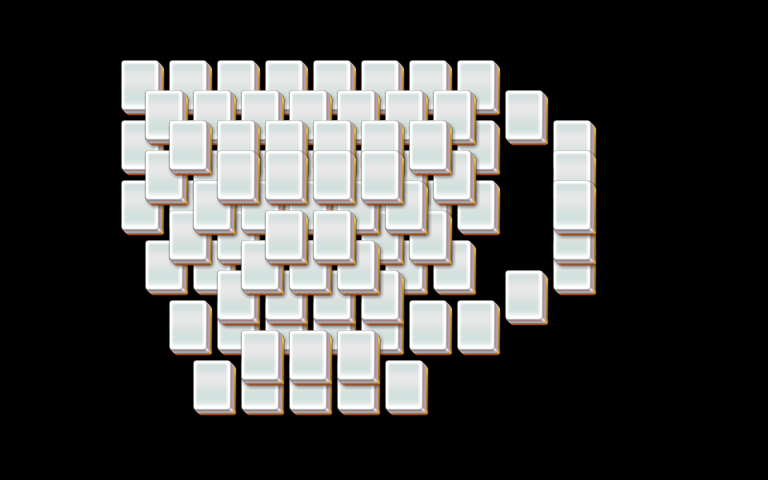

Rendered tile map (Tiled .tmx) drawn with the repository's tilesets; below, a short description and the map source with its tile grids summarised:
An orthogonal 32x16 tile map with 24x30 px tiles, 4 tile layers (layer1, layer2, layer3, layer4).

<map version="1.0" orientation="orthogonal" width="32" height="16" tilewidth="24" tileheight="30">
 <properties>
  <property name="species" value="10" />
 </properties>
 <tileset firstgid="1" name="mahjong" tilewidth="48" tileheight="60">
  <image source="mahjong.png" />
 </tileset>
 <layer name="layer1" width="32" height="16">
  <data>[512 cells, 48 non-empty, 1 distinct tile ids]</data>
 </layer>
 <layer name="layer2" width="32" height="16">
  <data>[512 cells, 29 non-empty, 1 distinct tile ids]</data>
 </layer>
 <layer name="layer3" width="32" height="16">
  <data>[512 cells, 15 non-empty, 1 distinct tile ids]</data>
 </layer>
 <layer name="layer4" width="32" height="16">
  <data>[512 cells, 6 non-empty, 1 distinct tile ids]</data>
 </layer>
</map>
